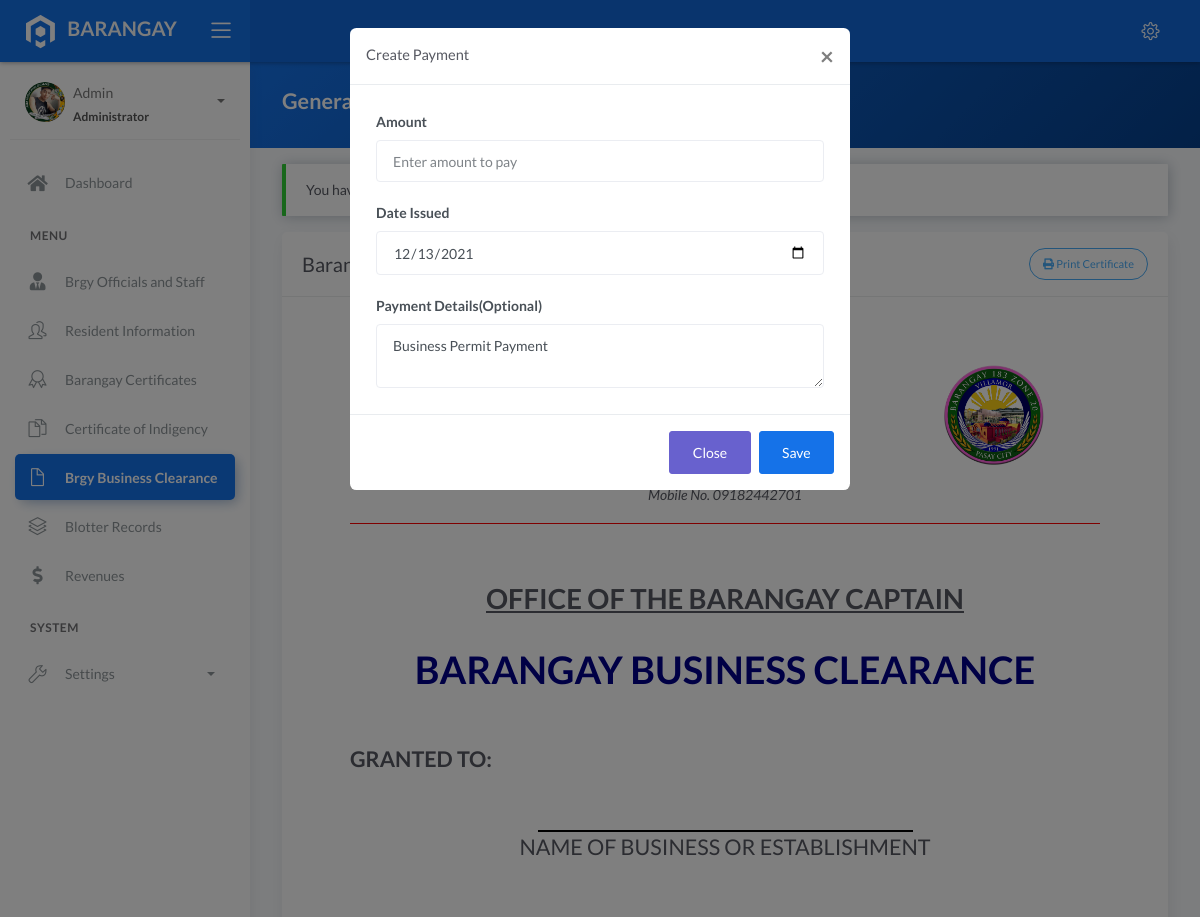
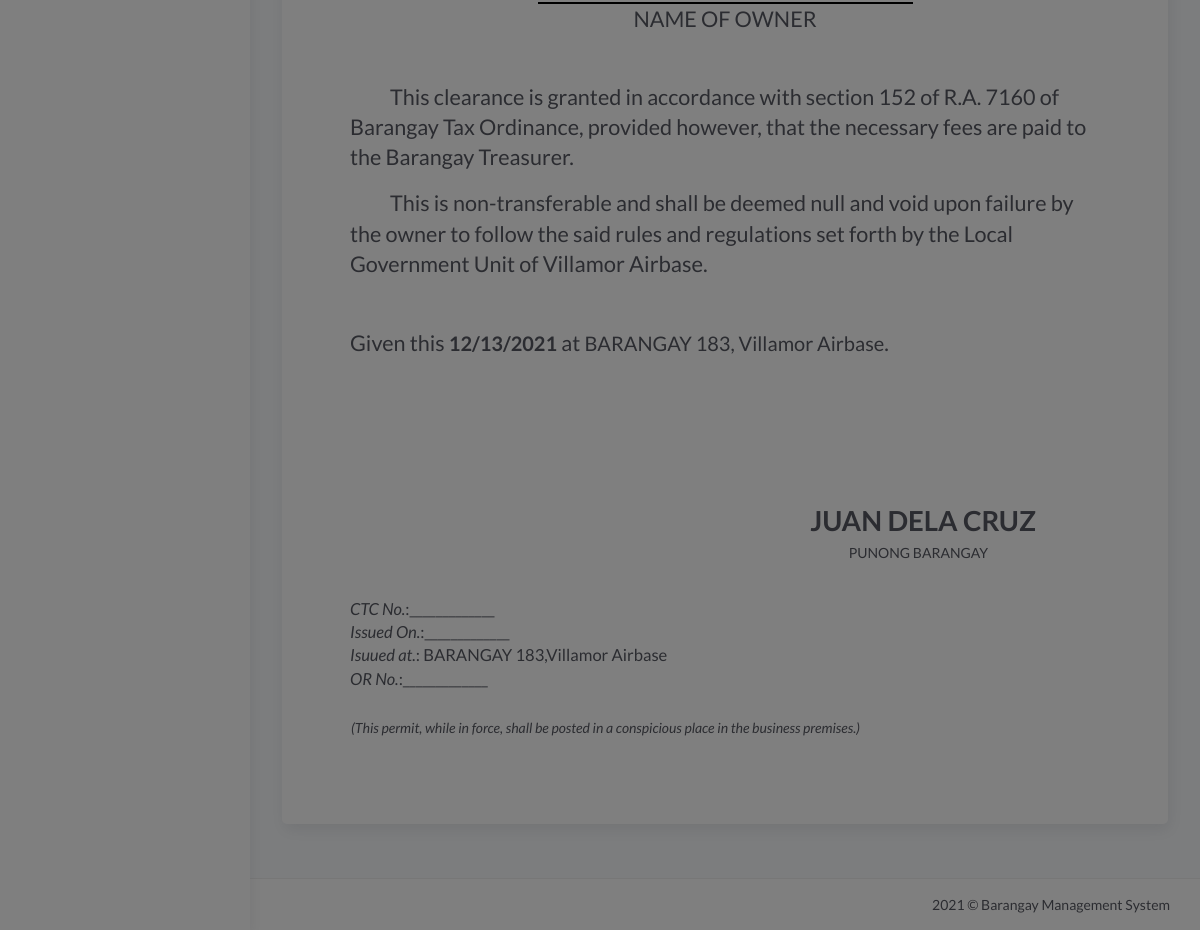
The page /generate_business_permit.php (signed in) on the database its author committed (2 pictures, top to bottom).
### tables this page shows
CREATE TABLE `tblbrgy_info` (
  `id` int(11) NOT NULL AUTO_INCREMENT,
  `province` varchar(100) DEFAULT NULL,
  `town` varchar(100) DEFAULT NULL,
  `brgy_name` varchar(50) DEFAULT NULL,
  `number` varchar(50) DEFAULT NULL,
  `text` text DEFAULT NULL,
  `image` varchar(200) DEFAULT NULL,
  `city_logo` varchar(100) DEFAULT NULL,
  `brgy_logo` varchar(100) DEFAULT NULL,
  PRIMARY KEY (`id`)
);

CREATE TABLE `tblofficials` (
  `id` int(11) NOT NULL AUTO_INCREMENT,
  `name` varchar(50) DEFAULT NULL,
  `chairmanship` varchar(50) DEFAULT NULL,
  `position` varchar(50) DEFAULT NULL,
  `termstart` date DEFAULT NULL,
  `termend` date DEFAULT NULL,
  `status` varchar(20) DEFAULT NULL,
  PRIMARY KEY (`id`)
);

### model/fetch_brgy_info.php (called while the page is built, shortened)
<?php
    $query = "SELECT * FROM tblbrgy_info";
    $result = $conn->query($query);
	$row = $result->fetch_assoc();
	if($row){
		$town	= $row['town'];
		$brgy 		= $row['brgy_name'];
		$number =  $row['number'];
		$brgy_logo		= $row['brgy_logo'];
	}
?>

### generate_business_permit.php (the view, shortened to what this page needs)
<?php include 'server/server.php' ?>
<?php
    $c = "SELECT * FROM tblofficials JOIN tblposition ON tblofficials.position=tblposition.id WHERE tblposition.position='Captain'";
    $captain = $conn->query($c)->fetch_assoc();
?>
<!DOCTYPE html>
<html lang="en">
<head>
	<?php include 'templates/header.php' ?>
</head>
<body>
	<div class="wrapper">
		<?php include 'templates/main-header.php' ?>
		<?php include 'templates/sidebar.php' ?>
		<div class="main-panel">
			<div class="content">
				<div class="panel-header bg-primary-gradient">
					<div class="page-inner">
						<div class="d-flex align-items-left align-items-md-center flex-column flex-md-row">
							<div>
								<h2 class="text-white fw-bold">Generate Permit</h2>
							</div>
						</div>
					</div>
				</div>
				<div class="page-inner">
					<div class="row mt--2">
						<div class="col-md-12">
                            <?php if(isset($_SESSION['message'])): ?>
                                <div class="alert alert-<?php echo $_SESSION['success']; ?> <?= $_SESSION['success']=='danger' ? 'bg-danger text-light' : null ?>" role="alert">
                                    <?php echo $_SESSION['message']; ?>
                                </div>
                            <?php endif ?>
                            <div class="card">
								<div class="card-header">
									<div class="card-head-row">
										<div class="card-title">Barangay Business Permit</div>
										<div class="card-tools">
											<button class="btn btn-info btn-border btn-round btn-sm" onclick="printDiv('printThis')">
												<i class="fa fa-print"></i>
												Print Certificate
											</button>
										</div>
									</div>
								</div>
								<div class="card-body m-5" id="printThis">
                                    <div class="d-flex flex-wrap justify-content-around" style="border-bottom:1px solid red">
                                        <div class="text-center">
										</div>
										<div class="text-center">
                                            <h3 class="mb-0">Republic of the Philippines</h3>
                                            <h3 class="mb-0">Municipality of Pasay City <?= ucwords($province) ?></h3>
											<h3 class="mb-0"><?= ucwords($town) ?></h3>
											<h1 class="fw-bold mb-0"><?= ucwords($brgy) ?></i></h2>
                                            <p><i>Mobile No. <?= $number ?></i></p>
										</div>
                                        <div class="text-center">
                                            <img src="assets/uploads/<?= $brgy_logo ?>" class="img-fluid" width="100">
										</div>
									</div>
                                    <div class="row mt-2">
                                        <div class="col-md-12">
                                            <div class="text-center mt-5">
                                                <h1 class="mt-4 fw-bold"><u>OFFICE OF THE BARANGAY CAPTAIN</u></h1>
                                            </div>
                                            <div class="text-center">
                                                <h1 class="mt-4 fw-bold mb-5" style="font-size:38px;color:darkblue">BARANGAY BUSINESS CLEARANCE</h1>
                                            </div>
                                            <h2 class="mt-5 fw-bold">GRANTED TO:</h2>
                                            <div class="text-center pt-4">
                                                <hr class="w-50 mt-0 mb-0" style="border-top: 2px solid black;">
                                                <h2 class="mt-0">NAME OF BUSINESS OR ESTABLISHMENT</h2>
                                            </div>
                                            <div class="text-center pt-4 mb-5">
                                                <hr class="w-50 mt-0 mb-0" style="border-top: 2px solid black;">
                                                <h2 class="mt-0">NAME OF OWNER</h2>
                                            </div>
                                            <h2 class="mt-5" style="text-indent: 40px;">This clearance is granted in accordance with section 152 of R.A. 7160 of Barangay Tax Ordinance, provided however, that the necessary fees are paid to the Barangay Treasurer.</h2>
                                            <h2 class="mt-3" style="text-indent: 40px;">This is non-transferable and shall be deemed null and void upon failure by the owner to follow the said rules and regulations set forth by the Local Government Unit of <span style="font-size:22px"><?= ucwords($town) ?>.</h2>
                                            <h2 class="mt-5">Given this <span class="fw-bold" style="font-size:20px"><?= date('m/d/Y') ?></span> at <span style="font-size:20px"><?= ucwords($brgy.', '.$town) ?></span>.</h2>
                                        </div>
                                        <div class="col-md-12">
                                            <div class="p-3 text-right mr-5" style="margin-top:120px">
                                                <h1 class="fw-bold mb-0 text-uppercase"><?= ucwords($captain['name']) ?></h1>
                                                <p class="mr-5">PUNONG BARANGAY</p>
                                            </div>
                                        </div>
                                        <div class="col-md-12 mb-4">
                                            <h4 class="mb-0"><i>CTC No.</i>:_____________</h4>
                                            <h4 class="mb-0"><i>Issued On.</i>:_____________</h4>
                                            <h4 class="mb-0"><i>Isuued at.</i>: <?= ucwords($brgy.','.$town) ?></h4>
                                            <h4 class="mb-0"><i>OR No.</i>:_____________</h4>
                                        </div>
                                        <p class="ml-3"><i>(This permit, while in force, shall be posted in a conspicious place in the business premises.)</i></p>
                                    </div>
								</div>
							</div>
						</div>
					</div>
				</div>
			</div>
            <div class="modal fade" id="pment" tabindex="-1" role="dialog" aria-labelledby="exampleModalLabel" aria-hidden="true" data-backdrop="static" data-keyboard="false">
                <div class="modal-dialog" role="document">
                    <div class="modal-content">
                        <div class="modal-header">
                            <h5 class="modal-title" id="exampleModalLabel">Create Payment</h5>
                            <button type="button" class="close" data-dismiss="modal" aria-label="Close">
                                <span aria-hidden="true">&times;</span>
                            </button>
                        </div>
                        <div class="modal-body">
                            <form method="POST" action="model/save_pment.php">
                                <div class="form-group">
                                    <label>Amount</label>
                                    <input type="number" class="form-control" name="amount" placeholder="Enter amount to pay" required>
                                </div>
                                <div class="form-group">
                                    <label>Date Issued</label>
                                    <input type="date" class="form-control" name="date" value="<?= date('Y-m-d') ?>">
                                </div>
                                <div class="form-group">
                                    <label>Payment Details(Optional)</label>
                                    <textarea class="form-control" placeholder="Enter Payment Details" name="details">Business Permit Payment</textarea>
                                </div>
                        </div>
                        <div class="modal-footer">
                            <button type="button" class="btn btn-secondary" onclick="goBack()">Close</button>
                            <button type="submit" class="btn btn-primary">Save</button>
                        </div>
                    </div>
                </div>
            </div>
			<?php include 'templates/main-footer.php' ?>
		</div>
	</div>
</body>
</html>

### rows shown on the page
tblbrgy_info: number "09182442701", brgy_logo (picture), town "Villamor Airbase", brgy_name+town "BARANGAY 183, Villamor Airbase", brgy_name+town "BARANGAY 183,Villamor Airbase"
tblofficials: name "JUAN DELA CRUZ"

### other values the page prints
$_SESSION['username'] "Admin"
$_SESSION['role'] "Administrator"
$_SESSION['message'] "You have…"
